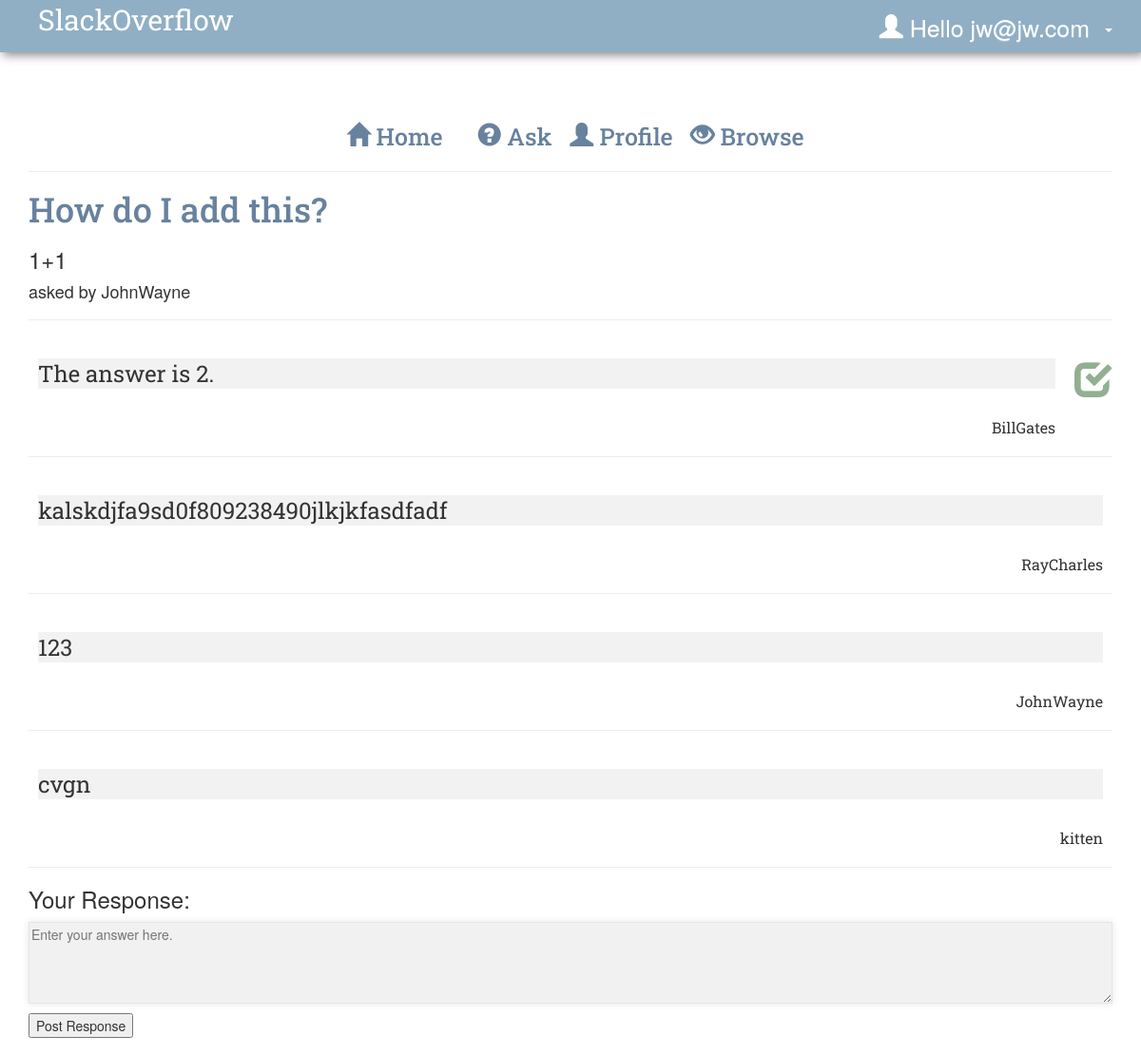
The app's page /answer.php?q_id=42 (signed in) with its own data.
### tables this page shows
CREATE TABLE `users` (
  `user_id` int(11) NOT NULL,
  `user_name` varchar(255) NOT NULL,
  `user_email` varchar(60) NOT NULL,
  `user_pass` varchar(255) NOT NULL,
  `is_guest` tinyint(1) NOT NULL DEFAULT '0'
);

CREATE TABLE `questions` (
  `question_id` int(11) NOT NULL,
  `question_title` varchar(100) NOT NULL,
  `question` varchar(5000) NOT NULL,
  `asker_id` int(11) NOT NULL,
  `answer_id` int(11) DEFAULT NULL,
  `is_solved` tinyint(1) DEFAULT NULL
);

CREATE TABLE `answers` (
  `answer_id` int(11) NOT NULL,
  `answer` varchar(5000) NOT NULL,
  `responder_id` int(11) NOT NULL,
  `question_id` int(11) NOT NULL,
  `is_best` tinyint(1) DEFAULT '0',
  `num_upvotes` int(11) DEFAULT NULL
);

### class.user.php (called while the page is built, shortened)
<?php
class USER
{
	private $conn;
	public function __construct()
	{
		$database = new Database();
		$db = $database->dbConnection();
		$this->conn = $db;
    }
	public function runQuery($sql)
	{
		$stmt = $this->conn->prepare($sql);
		return $stmt;
	}
}
?>

### answer.php (the view, shortened to what this page needs)
<?php
  require_once("class.user.php");
  $auth_user = new USER();
  $user_id = $_SESSION['user_session'];
  $servername = "localhost";
$username = "admin";
$password = "M0n@rch$";
$dbname = "slackoverflow";
$conn = new mysqli($servername, $username, $password, $dbname);
  $stmt = $auth_user->runQuery("SELECT * FROM users WHERE user_id=:user_id");
  $stmt->execute(array(":user_id"=>$user_id));
  $userRow=$stmt->fetch(PDO::FETCH_ASSOC);
  $user_is_guest = $userRow['is_guest'];
		$q_id = $_GET["q_id"];
		$sql = "SELECT question_title, question, question_id, asker_id, answer_id, user_id, user_name, is_solved FROM questions join users on asker_id=user_id
			WHERE question_id=$q_id";
        $result = $conn->query($sql);
        $row = $result->fetch_assoc();
?>
<!DOCTYPE html PUBLIC "-//W3C//DTD XHTML 1.0 Transitional//EN" "http://www.w3.org/TR/xhtml1/DTD/xhtml1-transitional.dtd">
<html xmlns="http://www.w3.org/1999/xhtml">
<head>
<link href="bootstrap/css/bootstrap.min.css" rel="stylesheet" media="screen">
<link href="bootstrap/css/bootstrap-theme.min.css" rel="stylesheet" media="screen">
<link rel="stylesheet" href="style.css" type="text/css"  />
</head>
<nav class="navbar navbar-default navbar-fixed-top">
  <div class="container">
    <div class="navbar-header">
      <a class="logo" href="home.php">SlackOverflow</a>
    </div>
    <div id="navbar" class="navbar-collapse collapse">
      <ul class="nav navbar-nav navbar-right">
        <li class="dropdown">
          <a href="#" id="dropdown" data-toggle="dropdown" role="button" aria-haspopup="true" aria-expanded="false">
            <span class="glyphicon glyphicon-user"></span>&nbsp;Hello
              <?php
                  if($user_is_guest == FALSE)
                  {
                    echo $userRow['user_email'];
                  }
                  else{
                    echo " Guest";
                  }
              ?>&nbsp;
              <span class="caret">
              </span>
          </a>
        </li>
      </ul>
    </div>
  </div>
</nav>
<div class="container-fluid" style="margin-top:80px;">
    <div class="container">
        <h1 id="secondLevelLinks">
          <a href="home.php"><span class="glyphicon glyphicon-home"></span> Home</a> &nbsp;
          <a href="ask.php"><span class="glyphicon glyphicon-question-sign"></span> Ask</a>
          <a href="profile.php"><span class="glyphicon glyphicon-user"></span> Profile</a>
          <a href="browse.php"><span class="glyphicon glyphicon-eye-open"></span> Browse</a>
          </h1>
       	<hr />
<body>
	<h1 id="questionAnswerPage"><?php echo $row['question_title']; ?></h1>
	<h3 id="questionAnswerPage"><?php echo $row['question']; ?></h1>
	<h4>asked by <?php echo $row['user_name']; ?></h3>
	<?php
	$sql = "SELECT answer_id, answer, responder_id, is_best, user_name
			FROM answers JOIN users WHERE question_id=$q_id and responder_id=user_id";
      $getAskerID = "SELECT asker_id, is_solved FROM questions WHERE question_id=$q_id";
      $result = $conn->query($getAskerID);
      $questionInfo = $result->fetch_assoc();
      $askerID = $questionInfo["asker_id"];
      $loggedInID = $_SESSION['user_id'];
      $is_solved = $questionInfo["is_solved"];
    if($askerID == $loggedInID)
    {
    $isAsker = TRUE;
    }
    else{
      $isAsker = FALSE;
    }
        $result = $conn->query($sql);
        while($row = $result->fetch_assoc())
        {
        	$is_best = $row["is_best"];
        	echo "<hr><table>";
        	echo "<tr>
        		<td id=\"answerTD\"><p id=\"responseBody\">".$row["answer"]."</p></td>
        		<td id=\"answerTD\">
        			<table>
        			<form name=\"bestAnswerForm\" method=\"post\" action=\"selectbestanswer.php\">";
          if($isAsker == TRUE and $is_solved == TRUE and $is_best == TRUE) {echo
        			"<tr>
        				<span style=\"color: #93af92;\" class=\"glyphicon glyphicon-check\"></span>
        			</tr>";}
        	echo "</form>
        			</table>
        		</td>
        		</tr>";
        	echo"<tr>
        			<td><div align=\"right\">".$row["user_name"]."</div>
        		</tr>
        	";
        	echo"</table>";
        }
    ?>
	<hr>
	<h3>Your Response:</h3>
	<form class="form" method="post" action="postAnswer.php">
	<p class="Answer Body">
        <textarea  name="answerBody" id="answerBody" placeholder="Enter your answer here." rows="4" cols="50"/></textarea>
    </p>
    <?php
    if($_SESSION['user_name'] != "guest")
              {
                echo "
                <p class=\"submit\">
                <input type=\"submit\" value=\"Post Response\">
                ";
              }
              else{
                echo "<label>Guests can't answer a question. You must sign in.</label>";
              }
    ?>
    </p>
    </form>
</body>
</html>

### style.css (style rules this page uses)
body { background:white; }
.navbar { background: #90afc5; box-shadow: 3px 3px 10px #888888; border: none; }
.logo { font-family:'Roboto Slab', serif; font-size: 30px; color: white; }
#dropdown { color: white; }
a { color: #68829e; font-size: 25px; width: 100%; text-align: left; padding-left: 10px; }
#secondLevelLinks { text-align: center; }
#answerBody { border: 1px solid #e5e5e5; width: 100%; color: #999999; box-shadow: rgba(0,0,0,0.1) 0px 0px 8px; background: #f1f1f2; color: #2a3132; }
.submit { height:30px; }
h1 { font-family:'Roboto Slab',Verdana, Geneva, sans-serif; color: #68829e; }
.questionTable td,tr { text-align: left; padding-top: 20px; padding-left: 1px; width: 80%; }
#responseBody { background:#f2f2f2; font-size: 150%; }
td { font-family: 'Roboto Slab'; width: 100%; text-align: left; padding-top: 20px; padding-left: 10px; }
.glyphicon.glyphicon-check { font-size: 40px; padding-left: 10px; color: #f2f2f2; }

### records on screen
users: user_email "jw@jw.com"
questions: question_title "How do I add this?", question "1+1", asker.user_name "JohnWayne"
answers: answer "The answer is 2.", is_best 1 (drawn), responder.user_name "BillGates"
answers: answer "kalskdjfa9sd0f809238490jlkjkfasdfadf", responder.user_name "RayCharles"
answers: answer "123", responder.user_name "JohnWayne"
answers: answer "cvgn", responder.user_name "kitten"
